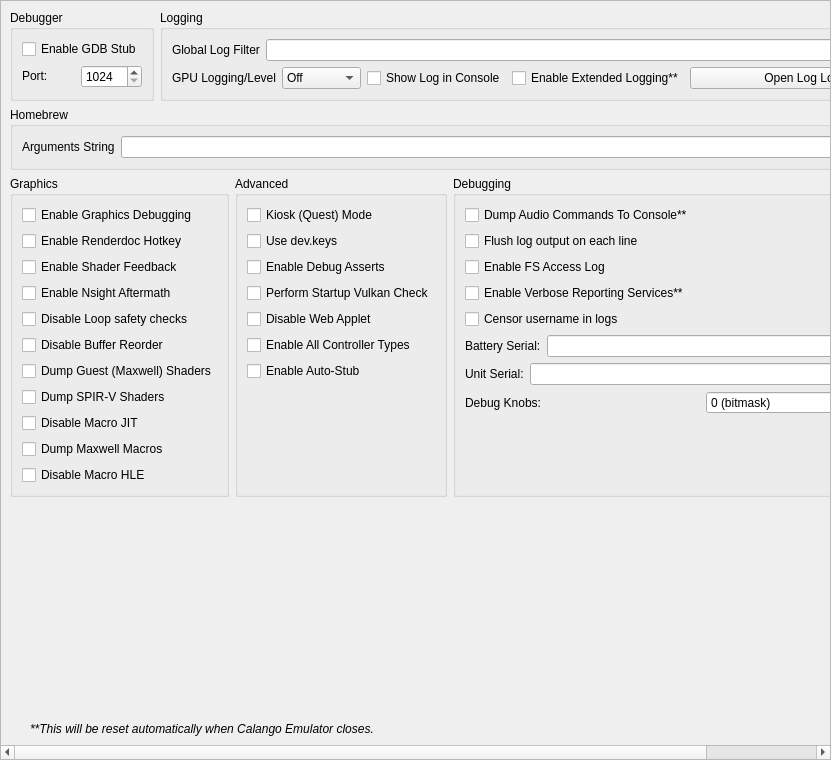
<?xml version="1.0" encoding="UTF-8"?>
<ui version="4.0">
 <class>ConfigureDebug</class>
 <widget class="QScrollArea" name="ConfigureDebug">
  <property name="geometry">
   <rect>
    <x>0</x>
    <y>0</y>
    <width>831</width>
    <height>760</height>
   </rect>
  </property>
  <property name="widgetResizable">
   <bool>true</bool>
  </property>
  <widget class="QWidget" name="widget">
   <property name="geometry">
    <rect>
     <x>0</x>
     <y>0</y>
     <width>829</width>
     <height>758</height>
    </rect>
   </property>
   <layout class="QVBoxLayout" name="verticalLayout_1">
    <item>
     <layout class="QHBoxLayout" name="horizontalLayout">
      <property name="topMargin">
       <number>0</number>
      </property>
      <item>
       <widget class="QGroupBox" name="groupBox">
        <property name="sizePolicy">
         <sizepolicy hsizetype="Preferred" vsizetype="Preferred">
          <horstretch>0</horstretch>
          <verstretch>0</verstretch>
         </sizepolicy>
        </property>
        <property name="title">
         <string>Debugger</string>
        </property>
        <property name="alignment">
         <set>Qt::AlignmentFlag::AlignLeading|Qt::AlignmentFlag::AlignLeft|Qt::AlignmentFlag::AlignTop</set>
        </property>
        <property name="flat">
         <bool>false</bool>
        </property>
        <property name="checkable">
         <bool>false</bool>
        </property>
        <layout class="QVBoxLayout" name="verticalLayout_3">
         <item>
          <widget class="QWidget" name="debug_widget" native="true">
           <property name="sizePolicy">
            <sizepolicy hsizetype="Preferred" vsizetype="Maximum">
             <horstretch>0</horstretch>
             <verstretch>0</verstretch>
            </sizepolicy>
           </property>
           <layout class="QVBoxLayout" name="verticalLayout">
            <property name="sizeConstraint">
             <enum>QLayout::SizeConstraint::SetDefaultConstraint</enum>
            </property>
            <property name="leftMargin">
             <number>0</number>
            </property>
            <property name="topMargin">
             <number>0</number>
            </property>
            <property name="rightMargin">
             <number>0</number>
            </property>
            <property name="bottomMargin">
             <number>0</number>
            </property>
            <item>
             <widget class="QCheckBox" name="toggle_gdbstub">
              <property name="sizePolicy">
               <sizepolicy hsizetype="Maximum" vsizetype="Maximum">
                <horstretch>0</horstretch>
                <verstretch>0</verstretch>
               </sizepolicy>
              </property>
              <property name="text">
               <string>Enable GDB Stub</string>
              </property>
             </widget>
            </item>
            <item>
             <widget class="QWidget" name="horizontalWidget_3" native="true">
              <property name="sizePolicy">
               <sizepolicy hsizetype="Preferred" vsizetype="Maximum">
                <horstretch>0</horstretch>
                <verstretch>0</verstretch>
               </sizepolicy>
              </property>
              <layout class="QHBoxLayout" name="horizontalLayout_3">
               <property name="leftMargin">
                <number>0</number>
               </property>
               <property name="topMargin">
                <number>0</number>
               </property>
               <property name="rightMargin">
                <number>0</number>
               </property>
               <property name="bottomMargin">
                <number>0</number>
               </property>
               <item>
                <widget class="QLabel" name="label_11">
                 <property name="sizePolicy">
                  <sizepolicy hsizetype="Minimum" vsizetype="Maximum">
                   <horstretch>0</horstretch>
                   <verstretch>0</verstretch>
                  </sizepolicy>
                 </property>
                 <property name="text">
                  <string>Port:</string>
                 </property>
                </widget>
               </item>
               <item>
                <widget class="QSpinBox" name="gdbport_spinbox">
                 <property name="sizePolicy">
                  <sizepolicy hsizetype="Preferred" vsizetype="Maximum">
                   <horstretch>0</horstretch>
                   <verstretch>0</verstretch>
                  </sizepolicy>
                 </property>
                 <property name="minimum">
                  <number>1024</number>
                 </property>
                 <property name="maximum">
                  <number>65535</number>
                 </property>
                </widget>
               </item>
              </layout>
             </widget>
            </item>
           </layout>
          </widget>
         </item>
        </layout>
       </widget>
      </item>
      <item>
       <widget class="QGroupBox" name="groupBox_2">
        <property name="sizePolicy">
         <sizepolicy hsizetype="Expanding" vsizetype="Preferred">
          <horstretch>0</horstretch>
          <verstretch>0</verstretch>
         </sizepolicy>
        </property>
        <property name="title">
         <string>Logging</string>
        </property>
        <layout class="QGridLayout" name="gridLayout_1">
         <item row="0" column="0" colspan="4">
          <widget class="QWidget" name="logging_widget" native="true">
           <property name="sizePolicy">
            <sizepolicy hsizetype="Preferred" vsizetype="Maximum">
             <horstretch>0</horstretch>
             <verstretch>0</verstretch>
            </sizepolicy>
           </property>
           <layout class="QHBoxLayout" name="horizontalLayout_1">
            <property name="leftMargin">
             <number>0</number>
            </property>
            <property name="topMargin">
             <number>0</number>
            </property>
            <property name="rightMargin">
             <number>0</number>
            </property>
            <property name="bottomMargin">
             <number>0</number>
            </property>
            <item>
             <widget class="QLabel" name="label_1">
              <property name="sizePolicy">
               <sizepolicy hsizetype="Preferred" vsizetype="Preferred">
                <horstretch>0</horstretch>
                <verstretch>0</verstretch>
               </sizepolicy>
              </property>
              <property name="text">
               <string>Global Log Filter</string>
              </property>
             </widget>
            </item>
            <item>
             <widget class="QLineEdit" name="log_filter_edit"/>
            </item>
           </layout>
          </widget>
         </item>
         <item row="1" column="0">
          <widget class="QWidget" name="gpu_log_level_widget" native="true">
           <property name="sizePolicy">
            <sizepolicy hsizetype="Preferred" vsizetype="Maximum">
             <horstretch>0</horstretch>
             <verstretch>0</verstretch>
            </sizepolicy>
           </property>
           <layout class="QHBoxLayout" name="gpu_log_level_layout">
            <property name="leftMargin">
             <number>0</number>
            </property>
            <property name="topMargin">
             <number>0</number>
            </property>
            <property name="rightMargin">
             <number>0</number>
            </property>
            <property name="bottomMargin">
             <number>0</number>
            </property>
            <item>
             <widget class="QLabel" name="gpu_log_level_label">
              <property name="text">
               <string>GPU Logging/Level</string>
              </property>
             </widget>
            </item>
            <item>
             <widget class="QComboBox" name="gpu_log_level">
              <property name="toolTip">
               <string>Detail level for GPU logs. Off disables logging entirely.</string>
              </property>
              <item>
               <property name="text">
                <string>Off</string>
               </property>
              </item>
              <item>
               <property name="text">
                <string>Errors</string>
               </property>
              </item>
              <item>
               <property name="text">
                <string>Standard</string>
               </property>
              </item>
              <item>
               <property name="text">
                <string>Verbose</string>
               </property>
              </item>
              <item>
               <property name="text">
                <string>All</string>
               </property>
              </item>
             </widget>
            </item>
           </layout>
          </widget>
         </item>
         <item row="1" column="1">
          <widget class="QCheckBox" name="toggle_console">
           <property name="text">
            <string>Show Log in Console</string>
           </property>
          </widget>
         </item>
         <item row="1" column="2">
          <widget class="QCheckBox" name="extended_logging">
           <property name="enabled">
            <bool>true</bool>
           </property>
           <property name="toolTip">
            <string>When checked, the max size of the log increases from 100 MB to 1 GB</string>
           </property>
           <property name="text">
            <string>Enable Extended Logging**</string>
           </property>
          </widget>
         </item>
         <item row="1" column="3">
          <widget class="QPushButton" name="open_log_button">
           <property name="sizePolicy">
            <sizepolicy hsizetype="Expanding" vsizetype="Maximum">
             <horstretch>1</horstretch>
             <verstretch>0</verstretch>
            </sizepolicy>
           </property>
           <property name="minimumSize">
            <size>
             <width>250</width>
             <height>0</height>
            </size>
           </property>
           <property name="text">
            <string>Open Log Location</string>
           </property>
          </widget>
         </item>
        </layout>
       </widget>
      </item>
     </layout>
    </item>
    <item>
     <widget class="QGroupBox" name="groupBox_3">
      <property name="title">
       <string>Homebrew</string>
      </property>
      <layout class="QVBoxLayout" name="verticalLayout_5">
       <item>
        <layout class="QHBoxLayout" name="horizontalLayout_4">
         <item>
          <widget class="QLabel" name="label_3">
           <property name="text">
            <string>Arguments String</string>
           </property>
          </widget>
         </item>
         <item>
          <widget class="QLineEdit" name="homebrew_args_edit"/>
         </item>
        </layout>
       </item>
      </layout>
     </widget>
    </item>
    <item>
     <layout class="QHBoxLayout" name="horizontalLayout_2">
      <item>
       <widget class="QGroupBox" name="groupBox_4">
        <property name="title">
         <string>Graphics</string>
        </property>
        <layout class="QGridLayout" name="gridLayout_2">
         <item row="4" column="0">
          <widget class="QCheckBox" name="disable_loop_safety_checks">
           <property name="toolTip">
            <string>When checked, it executes shaders without loop logic changes</string>
           </property>
           <property name="text">
            <string>Disable Loop safety checks</string>
           </property>
          </widget>
         </item>
         <item row="9" column="0">
          <widget class="QCheckBox" name="dump_macros">
           <property name="enabled">
            <bool>true</bool>
           </property>
           <property name="toolTip">
            <string>When checked, it will dump all the macro programs of the GPU</string>
           </property>
           <property name="text">
            <string>Dump Maxwell Macros</string>
           </property>
          </widget>
         </item>
         <item row="3" column="0">
          <widget class="QCheckBox" name="enable_nsight_aftermath">
           <property name="toolTip">
            <string>When checked, it enables Nsight Aftermath crash dumps</string>
           </property>
           <property name="text">
            <string>Enable Nsight Aftermath</string>
           </property>
          </widget>
         </item>
         <item row="6" column="0">
          <widget class="QCheckBox" name="dump_guest_shaders">
           <property name="enabled">
            <bool>true</bool>
           </property>
           <property name="toolTip">
            <string>When checked, it will dump original Maxwell guest shader bytecode (the input to the recompiler) as .ash files under DumpDir/shaders/. Useful for inspection with nvdisasm.</string>
           </property>
           <property name="text">
            <string>Dump Guest (Maxwell) Shaders</string>
           </property>
          </widget>
         </item>
         <item row="1" column="0">
          <widget class="QCheckBox" name="enable_renderdoc_hotkey">
           <property name="text">
            <string>Enable Renderdoc Hotkey</string>
           </property>
          </widget>
         </item>
         <item row="8" column="0">
          <widget class="QCheckBox" name="disable_macro_jit">
           <property name="enabled">
            <bool>true</bool>
           </property>
           <property name="toolTip">
            <string>When checked, it disables the macro Just In Time compiler. Enabling this makes games run slower</string>
           </property>
           <property name="text">
            <string>Disable Macro JIT</string>
           </property>
          </widget>
         </item>
         <item row="10" column="0">
          <widget class="QCheckBox" name="disable_macro_hle">
           <property name="enabled">
            <bool>true</bool>
           </property>
           <property name="toolTip">
            <string>When checked, it disables the macro HLE functions. Enabling this makes games run slower</string>
           </property>
           <property name="text">
            <string>Disable Macro HLE</string>
           </property>
          </widget>
         </item>
         <item row="0" column="0">
          <widget class="QCheckBox" name="enable_graphics_debugging">
           <property name="enabled">
            <bool>true</bool>
           </property>
           <property name="toolTip">
            <string>When checked, the graphics API enters a slower debugging mode</string>
           </property>
           <property name="text">
            <string>Enable Graphics Debugging</string>
           </property>
          </widget>
         </item>
         <item row="11" column="0">
          <spacer name="verticalSpacer_5">
           <property name="orientation">
            <enum>Qt::Orientation::Vertical</enum>
           </property>
           <property name="sizeType">
            <enum>QSizePolicy::Policy::Preferred</enum>
           </property>
           <property name="sizeHint" stdset="0">
            <size>
             <width>20</width>
             <height>0</height>
            </size>
           </property>
          </spacer>
         </item>
         <item row="2" column="0">
          <widget class="QCheckBox" name="enable_shader_feedback">
           <property name="toolTip">
            <string>When checked, yuzu will log statistics about the compiled pipeline cache</string>
           </property>
           <property name="text">
            <string>Enable Shader Feedback</string>
           </property>
          </widget>
         </item>
         <item row="5" column="0">
          <widget class="QCheckBox" name="disable_buffer_reorder">
           <property name="toolTip">
            <string>&lt;html&gt;&lt;head/&gt;&lt;body&gt;&lt;p&gt;When checked, disables reordering of mapped memory uploads which allows to associate uploads with specific draws. May reduce performance in some cases.&lt;/p&gt;&lt;/body&gt;&lt;/html&gt;</string>
           </property>
           <property name="text">
            <string>Disable Buffer Reorder</string>
           </property>
          </widget>
         </item>
         <item row="7" column="0">
          <widget class="QCheckBox" name="gpu_log_shader_dumps">
           <property name="toolTip">
            <string>When checked, it will dump the recompiler's output SPIR-V binaries (.spv) under LogDir/shaders/. Inspect via SPIRV-Tools (spirv-dis / spirv-cross / spirv-val) or RenderDoc.</string>
           </property>
           <property name="text">
            <string>Dump SPIR-V Shaders</string>
           </property>
          </widget>
         </item>
        </layout>
       </widget>
      </item>
      <item>
       <widget class="QGroupBox" name="groupBox_6">
        <property name="title">
         <string>Advanced</string>
        </property>
        <layout class="QGridLayout" name="gridLayout_4">
         <item row="3" column="0">
          <widget class="QCheckBox" name="perform_vulkan_check">
           <property name="toolTip">
            <string>Enables yuzu to check for a working Vulkan environment when the program starts up. Disable this if this is causing issues with external programs seeing yuzu.</string>
           </property>
           <property name="text">
            <string>Perform Startup Vulkan Check</string>
           </property>
          </widget>
         </item>
         <item row="4" column="0">
          <widget class="QCheckBox" name="disable_web_applet">
           <property name="text">
            <string>Disable Web Applet</string>
           </property>
          </widget>
         </item>
         <item row="5" column="0">
          <widget class="QCheckBox" name="enable_all_controllers">
           <property name="text">
            <string>Enable All Controller Types</string>
           </property>
          </widget>
         </item>
         <item row="6" column="0">
          <widget class="QCheckBox" name="use_auto_stub">
           <property name="text">
            <string>Enable Auto-Stub</string>
           </property>
          </widget>
         </item>
         <item row="0" column="0">
          <widget class="QCheckBox" name="quest_flag">
           <property name="text">
            <string>Kiosk (Quest) Mode</string>
           </property>
          </widget>
         </item>
         <item row="1" column="0">
          <widget class="QCheckBox" name="use_dev_keys">
           <property name="text">
            <string>Use dev.keys</string>
           </property>
          </widget>
         </item>
         <item row="2" column="0">
          <widget class="QCheckBox" name="use_debug_asserts">
           <property name="text">
            <string>Enable Debug Asserts</string>
           </property>
          </widget>
         </item>
         <item row="7" column="0">
          <spacer name="verticalSpacer_4">
           <property name="orientation">
            <enum>Qt::Orientation::Vertical</enum>
           </property>
           <property name="sizeType">
            <enum>QSizePolicy::Policy::Expanding</enum>
           </property>
           <property name="sizeHint" stdset="0">
            <size>
             <width>20</width>
             <height>0</height>
            </size>
           </property>
          </spacer>
         </item>
        </layout>
       </widget>
      </item>
      <item>
       <widget class="QGroupBox" name="groupBox_5">
        <property name="title">
         <string>Debugging</string>
        </property>
        <layout class="QGridLayout" name="gridLayout_3">
         <item row="6" column="0">
          <widget class="QWidget" name="serial_battery_widget" native="true">
           <property name="sizePolicy">
            <sizepolicy hsizetype="Preferred" vsizetype="Maximum">
             <horstretch>0</horstretch>
             <verstretch>0</verstretch>
            </sizepolicy>
           </property>
           <layout class="QHBoxLayout" name="horizontalLayout_11">
            <property name="leftMargin">
             <number>0</number>
            </property>
            <property name="topMargin">
             <number>0</number>
            </property>
            <property name="rightMargin">
             <number>0</number>
            </property>
            <property name="bottomMargin">
             <number>0</number>
            </property>
            <item>
             <widget class="QLabel" name="label_12">
              <property name="sizePolicy">
               <sizepolicy hsizetype="Preferred" vsizetype="Preferred">
                <horstretch>0</horstretch>
                <verstretch>0</verstretch>
               </sizepolicy>
              </property>
              <property name="text">
               <string>Battery Serial:</string>
              </property>
             </widget>
            </item>
            <item>
             <widget class="QLineEdit" name="serial_battery_edit"/>
            </item>
           </layout>
          </widget>
         </item>
         <item row="8" column="0">
          <widget class="QWidget" name="debug_knobs_widget" native="true">
           <property name="sizePolicy">
            <sizepolicy hsizetype="Preferred" vsizetype="Maximum">
             <horstretch>0</horstretch>
             <verstretch>0</verstretch>
            </sizepolicy>
           </property>
           <layout class="QHBoxLayout" name="horizontalLayout_debug_knobs">
            <property name="leftMargin">
             <number>0</number>
            </property>
            <property name="topMargin">
             <number>0</number>
            </property>
            <property name="rightMargin">
             <number>0</number>
            </property>
            <property name="bottomMargin">
             <number>0</number>
            </property>
            <item>
             <widget class="QLabel" name="label_debug_knobs">
              <property name="sizePolicy">
               <sizepolicy hsizetype="Preferred" vsizetype="Preferred">
                <horstretch>0</horstretch>
                <verstretch>0</verstretch>
               </sizepolicy>
              </property>
              <property name="text">
               <string>Debug Knobs:</string>
              </property>
             </widget>
            </item>
            <item>
             <widget class="QSpinBox" name="debug_knobs_spinbox">
              <property name="minimum">
               <number>0</number>
              </property>
              <property name="maximum">
               <number>65535</number>
              </property>
              <property name="toolTip">
               <string>Bitmask for quick development toggles</string>
              </property>
              <property name="statusTip">
               <string>Set debug knobs (bitmask)</string>
              </property>
              <property name="whatsThis">
               <string>16-bit debug knob set for quick development toggles</string>
              </property>
              <property name="suffix">
               <string> (bitmask)</string>
              </property>
             </widget>
            </item>
           </layout>
          </widget>
         </item>
         <item row="7" column="0">
          <widget class="QWidget" name="serial_board_widget" native="true">
           <property name="sizePolicy">
            <sizepolicy hsizetype="Preferred" vsizetype="Maximum">
             <horstretch>0</horstretch>
             <verstretch>0</verstretch>
            </sizepolicy>
           </property>
           <layout class="QHBoxLayout" name="horizontalLayout_12">
            <property name="leftMargin">
             <number>0</number>
            </property>
            <property name="topMargin">
             <number>0</number>
            </property>
            <property name="rightMargin">
             <number>0</number>
            </property>
            <property name="bottomMargin">
             <number>0</number>
            </property>
            <item>
             <widget class="QLabel" name="label_13">
              <property name="sizePolicy">
               <sizepolicy hsizetype="Preferred" vsizetype="Preferred">
                <horstretch>0</horstretch>
                <verstretch>0</verstretch>
               </sizepolicy>
              </property>
              <property name="text">
               <string>Unit Serial:</string>
              </property>
             </widget>
            </item>
            <item>
             <widget class="QLineEdit" name="serial_board_edit"/>
            </item>
           </layout>
          </widget>
         </item>
         <item row="20" column="0">
          <spacer name="verticalSpacer_3">
           <property name="orientation">
            <enum>Qt::Orientation::Vertical</enum>
           </property>
           <property name="sizeType">
            <enum>QSizePolicy::Policy::Expanding</enum>
           </property>
           <property name="sizeHint" stdset="0">
            <size>
             <width>20</width>
             <height>0</height>
            </size>
           </property>
          </spacer>
         </item>
         <item row="1" column="0">
          <widget class="QCheckBox" name="dump_audio_commands">
           <property name="toolTip">
            <string>Enable this to output the latest generated audio command list to the console. Only affects games using the audio renderer.</string>
           </property>
           <property name="text">
            <string>Dump Audio Commands To Console**</string>
           </property>
          </widget>
         </item>
         <item row="2" column="0">
          <widget class="QCheckBox" name="flush_line">
           <property name="text">
            <string>Flush log output on each line</string>
           </property>
          </widget>
         </item>
         <item row="3" column="0">
          <widget class="QCheckBox" name="fs_access_log">
           <property name="text">
            <string>Enable FS Access Log</string>
           </property>
          </widget>
         </item>
         <item row="4" column="0">
          <widget class="QCheckBox" name="reporting_services">
           <property name="text">
            <string>Enable Verbose Reporting Services**</string>
           </property>
          </widget>
         </item>
         <item row="5" column="0">
          <widget class="QCheckBox" name="censor_username">
           <property name="text">
            <string>Censor username in logs</string>
           </property>
          </widget>
         </item>
        </layout>
       </widget>
      </item>
     </layout>
    </item>
    <item>
     <spacer name="verticalSpacer">
      <property name="orientation">
       <enum>Qt::Orientation::Vertical</enum>
      </property>
      <property name="sizeHint" stdset="0">
       <size>
        <width>20</width>
        <height>0</height>
       </size>
      </property>
     </spacer>
    </item>
    <item>
     <widget class="QLabel" name="label_5">
      <property name="sizePolicy">
       <sizepolicy hsizetype="Expanding" vsizetype="Preferred">
        <horstretch>0</horstretch>
        <verstretch>0</verstretch>
       </sizepolicy>
      </property>
      <property name="font">
       <font>
        <italic>true</italic>
       </font>
      </property>
      <property name="text">
    <string>**This will be reset automatically when Calango Emulator closes.</string>
      </property>
      <property name="indent">
       <number>20</number>
      </property>
     </widget>
    </item>
   </layout>
  </widget>
 </widget>
 <tabstops>
  <tabstop>log_filter_edit</tabstop>
  <tabstop>toggle_console</tabstop>
  <tabstop>extended_logging</tabstop>
  <tabstop>open_log_button</tabstop>
  <tabstop>homebrew_args_edit</tabstop>
  <tabstop>enable_graphics_debugging</tabstop>
  <tabstop>enable_shader_feedback</tabstop>
  <tabstop>enable_nsight_aftermath</tabstop>
  <tabstop>fs_access_log</tabstop>
  <tabstop>reporting_services</tabstop>
  <tabstop>quest_flag</tabstop>
  <tabstop>use_debug_asserts</tabstop>
 </tabstops>
 <resources/>
 <connections/>
</ui>
